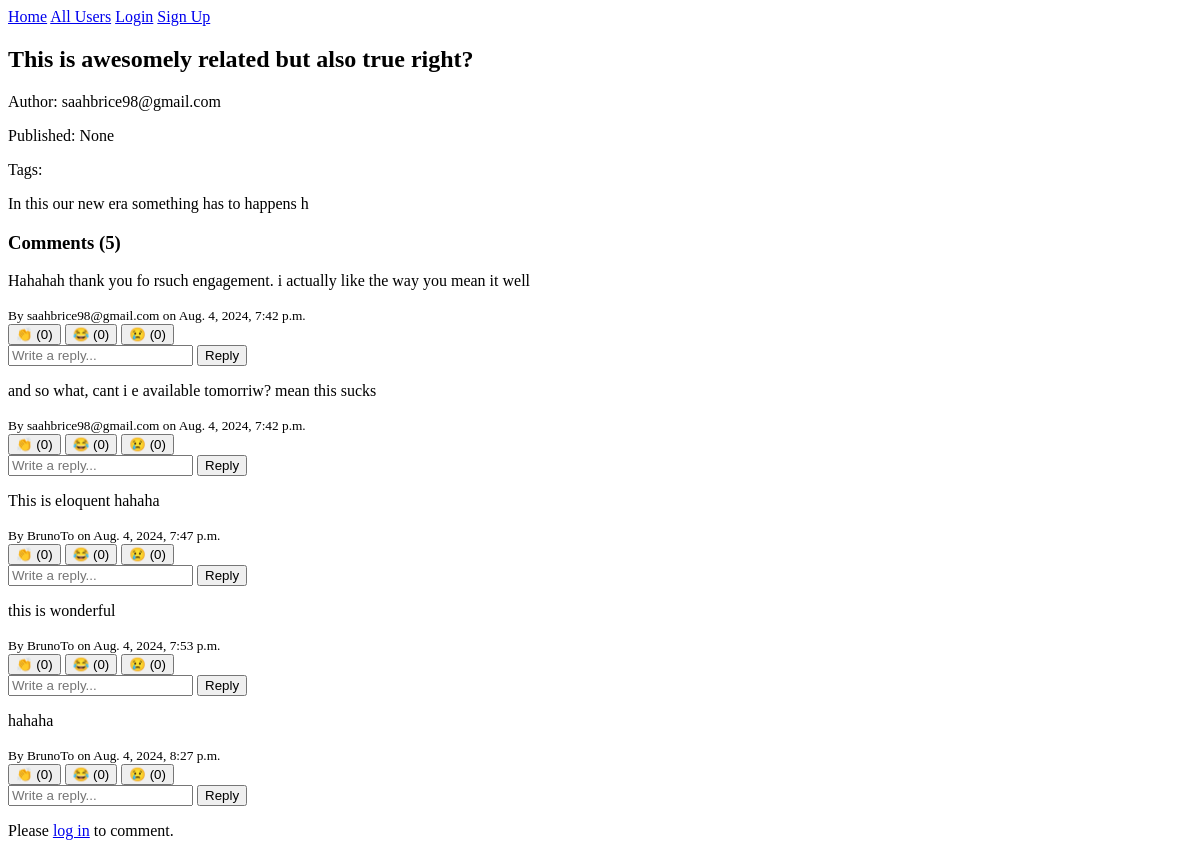
/articles/1/, run on an earlier commit of the app's database.
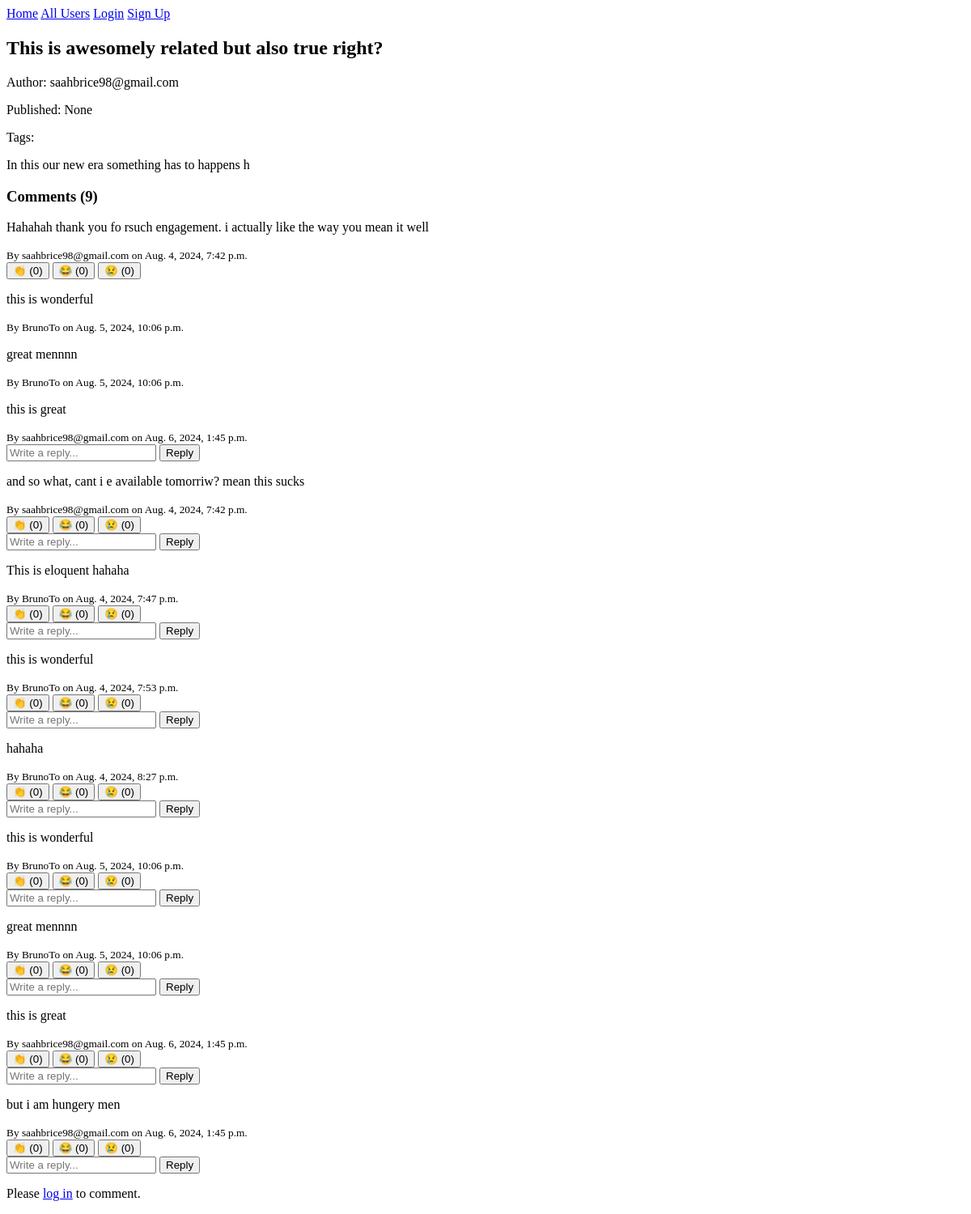
And on a later commit of the database.
### articles/models.py (models this page shows, shortened)
class Article(models.Model):
    title = models.CharField(max_length=200)
    content = models.TextField()
    author = models.ForeignKey(settings.AUTH_USER_MODEL, on_delete=models.CASCADE)
    created_at = models.DateTimeField(auto_now_add=True)
    updated_at = models.DateTimeField(auto_now=True)
    published_at = models.DateTimeField(null=True, blank=True)
    status = models.CharField(max_length=10, choices=[('draft', 'Draft'), ('published', 'Published')], default='draft')
    language = models.CharField(max_length=2, choices=[('EN', 'English'), ('FR', 'French')])
    tags = TaggableManager()
    bookmarks = models.ManyToManyField(settings.AUTH_USER_MODEL, related_name='bookmarked_articles', blank=True)
    @property
    def comment_count(self):
        return self.comments.count()

class Comment(models.Model):
    article = models.ForeignKey(Article, on_delete=models.CASCADE, related_name='comments')
    author = models.ForeignKey(settings.AUTH_USER_MODEL, on_delete=models.CASCADE)
    content = models.TextField()
    created_at = models.DateTimeField(auto_now_add=True)
    parent = models.ForeignKey('self', null=True, blank=True, on_delete=models.CASCADE, related_name='replies')
    @property
    def clap_count(self):
        return self.reactions.filter(reaction_type='clap').count()
    @property
    def laugh_count(self):
        return self.reactions.filter(reaction_type='laugh').count()
    @property
    def sad_count(self):
        return self.reactions.filter(reaction_type='sad').count()

### users/models.py (models this page shows, shortened)
class User(AbstractUser):
    bio = models.TextField(max_length=500, blank=True)
    profile_picture = models.ImageField(upload_to='profile_pics/', blank=True, null=True)
    date_joined = models.DateTimeField(auto_now_add=True)
    location = models.CharField(max_length=100, blank=True)
    website = models.URLField(max_length=200, blank=True)
    following = models.ManyToManyField('self', symmetrical=False, related_name='followers')
    blocked_users = models.ManyToManyField('self', symmetrical=False, related_name='blocked_by')
    is_verified = models.BooleanField(default=False)
    is_premium = models.BooleanField(default=False)
    @property
    def is_writer(self):
        article_count = self.article_set.count()
        follower_count = self.followers.count()
        if article_count >= 12 and follower_count >= 5:
            total_reactions = sum(
                article.reactions.aggregate(total=Sum('count'))['total'] or 0
                for article in self.article_set.all()
            )
            return total_reactions >= 1000
        return False

### articles/views.py (the view, shortened to what this page needs)
# urls.py: path('<int:pk>/', ArticleDetailView.as_view(), name='article_detail'),
class ArticleDetailView(DetailView):
    model = Article
    template_name = 'articles/article_detail.html'
    context_object_name = 'article'
    def get_context_data(self, **kwargs):
        context = super().get_context_data(**kwargs)
        return context

### templates/articles/article_detail.html (shortened to what this page needs)
{% extends "base.html" %}
{% load static %}
{% load article_tags %}
{% block content %}
<h2>{{ article.title }}</h2>
<p>Author: {{ article.author.username }}
    </p>
<p>Published: {{ article.published_at }}</p>
<p>Tags: </p>
<div>{{ article.content }}</div>
<h3>Comments ({{ article.comment_count }})</h3>
{% for comment in article.comments.all %}
    <div class="comment">
        <p>{{ comment.content }}</p>
        <small>By {{ comment.author.username }} on {{ comment.created_at }}</small>
        <div class="comment-reactions">
            <button class="comment-reaction" data-type="clap" data-comment-id="{{ comment.id }}">
                👏 (<span class="clap-count">{{ comment.clap_count }}</span>)
            </button>
            <button class="comment-reaction" data-type="laugh" data-comment-id="{{ comment.id }}">
                😂 (<span class="laugh-count">{{ comment.laugh_count }}</span>)
            </button>
            <button class="comment-reaction" data-type="sad" data-comment-id="{{ comment.id }}">
                😢 (<span class="sad-count">{{ comment.sad_count }}</span>)
            </button>
        </div>
        <div class="replies">
            {% for reply in comment.replies.all %}
                <div class="reply">
                    <p>{{ reply.content }}</p>
                    <small>By {{ reply.author.username }} on {{ reply.created_at }}</small>
                </div>
            {% endfor %}
        </div>
        <form method="post" action="{% url 'add_reply' comment.id %}" class="reply-form">
            <input type="text" name="content" placeholder="Write a reply...">
            <button type="submit">Reply</button>
        </form>
    </div>
{% empty %}
    <p>No comments yet.</p>
{% endfor %}
{% if user.is_authenticated %}
    <button id="followAuthorBtn" data-author-id="{{ article.author.id }}">
        {% if is_following %}Unfollow{% else %}Follow{% endif %} Author
    </button>
    <button id="bookmarkBtn" data-article-id="{{ article.id }}">
        {% if is_bookmarked %}Remove Bookmark{% else %}Bookmark{% endif %}
    </button>
    <div class="reactions">
        {% for reaction_type in "clap,sad,laugh"|split:"," %}
            <div class="reaction-container">
                <button class="reaction-btn" data-type="{{ reaction_type }}" data-article-id="{{ article.id }}">
                    {% if reaction_type == "clap" %}👏
                    {% elif reaction_type == "sad" %}😢
                    {% elif reaction_type == "laugh" %}😂
                    {% endif %}
                    <span id="{{ reaction_type }}-count">{{ article|get_reaction_count:reaction_type }}</span>
                </button>
                <div class="reaction-options" style="display:none;">
                    <button class="reaction-amount" data-amount="10">+10</button>
                    <button class="reaction-amount" data-amount="50">+50</button>
                    <button class="reaction-amount" data-amount="100">+100</button>
                </div>
            </div>
        {% endfor %}
    </div>
    <h4>Add a comment</h4>
    <form method="post" action="{% url 'comment_create' article.pk %}">
        {% csrf_token %}
        {{ comment_form.as_p }}
        <button type="submit">Submit Comment</button>
    </form>
{% else %}
    <p>Please <a href="{% url 'account_login' %}">log in</a> to comment.</p>
{% endif %}
{% endblock %}

### templates/base.html (shortened to what this page needs)
<!DOCTYPE html>
<html>
<head>
</head>
<body>
    <header>
        <nav>
            <a href="{% url 'article_list' %}">Home</a>
            <a href="{% url 'user_list' %}">All Users</a>
            {% if user.is_authenticated %}
                <form method="get" action="{% url 'search' %}">
                    <input type="text" name="q" placeholder="Search articles">
                    <button type="submit">Search</button>
                </form>
                <a href="{% url 'notification_list' %}">Notifications ({{ user.unread_notifications_count }})</a>
                <a href="{% url 'activity_feed' %}">Activity Feed</a>
                <a href="{% url 'following_list' %}">Following</a>
                <a href="{% url 'followers_list' %}">Followers</a>
                <a href="{% url 'user_profile' user.username %}">Profile</a>
                <a href="{% url 'account_logout' %}">Logout</a>
            {% else %}
                <a href="{% url 'account_login' %}">Login</a>
                <a href="{% url 'account_signup' %}">Sign Up</a>
            {% endif %}
        </nav>
    </header>
    <main>
        {% block content %}
        {% endblock %}
    </main>
</body>
</html>

What changed in the data, as far as the page shows it:
computed for Article "This is awesomely related but also true right?": comment_count "5" → "9"
added Comment: content "this is wonderful", author.username "BrunoTo", created_at "Aug. 5, 2024, 10:06 p.m.", clap_count "0", laugh_count "0", sad_count "0"
added Comment: content "great mennnn", author.username "BrunoTo", created_at "Aug. 5, 2024, 10:06 p.m.", clap_count "0", laugh_count "0", sad_count "0"
added Comment: content "this is great", author.username "saahbrice98@gmail.com", created_at "Aug. 6, 2024, 1:45 p.m.", clap_count "0", laugh_count "0", sad_count "0"
added Comment: content "but i am hungery men", author.username "saahbrice98@gmail.com", created_at "Aug. 6, 2024, 1:45 p.m.", clap_count "0", laugh_count "0", sad_count "0", shown under "Comments (9)"
